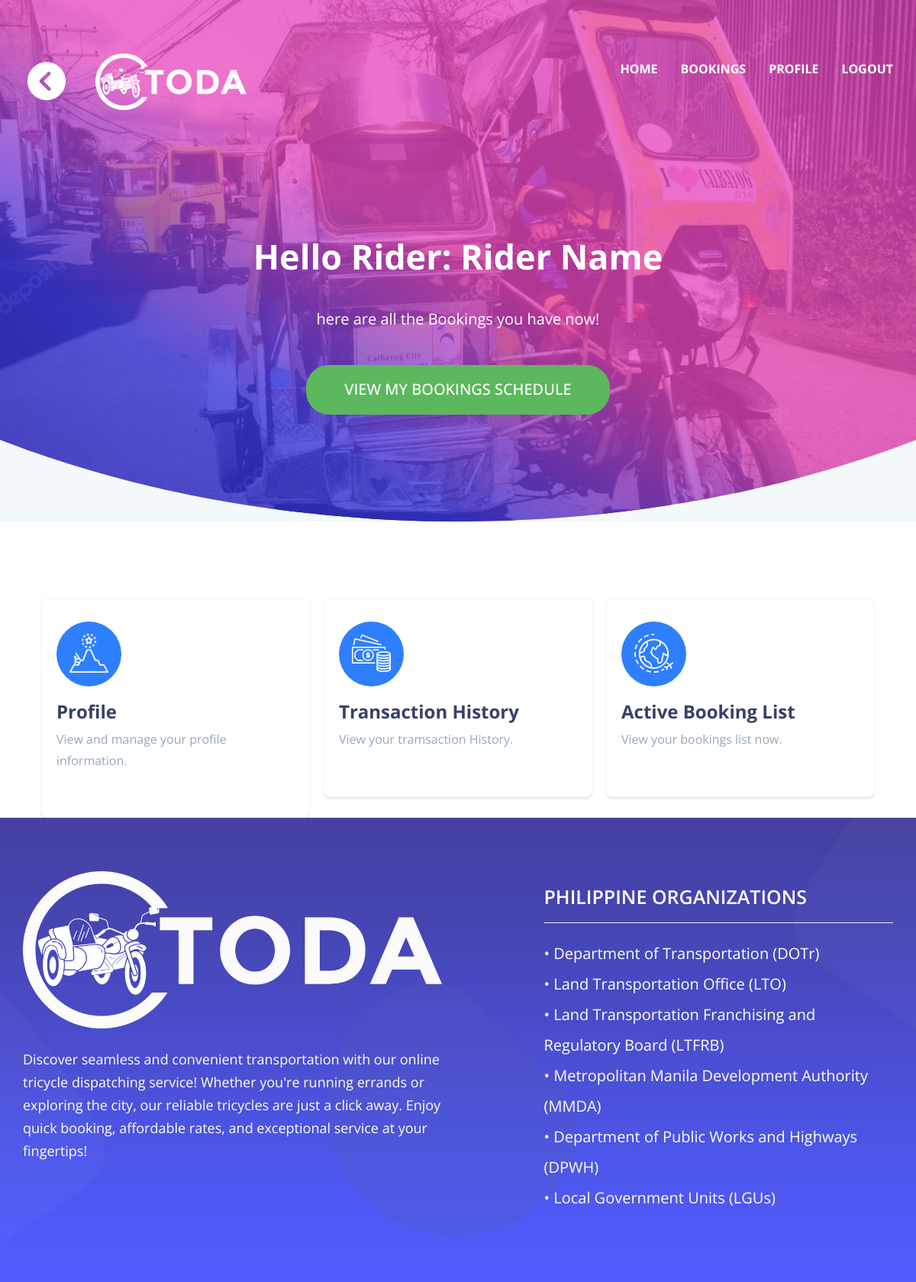
/rider/r-home.php (signed in), run on an earlier commit of the app's database.
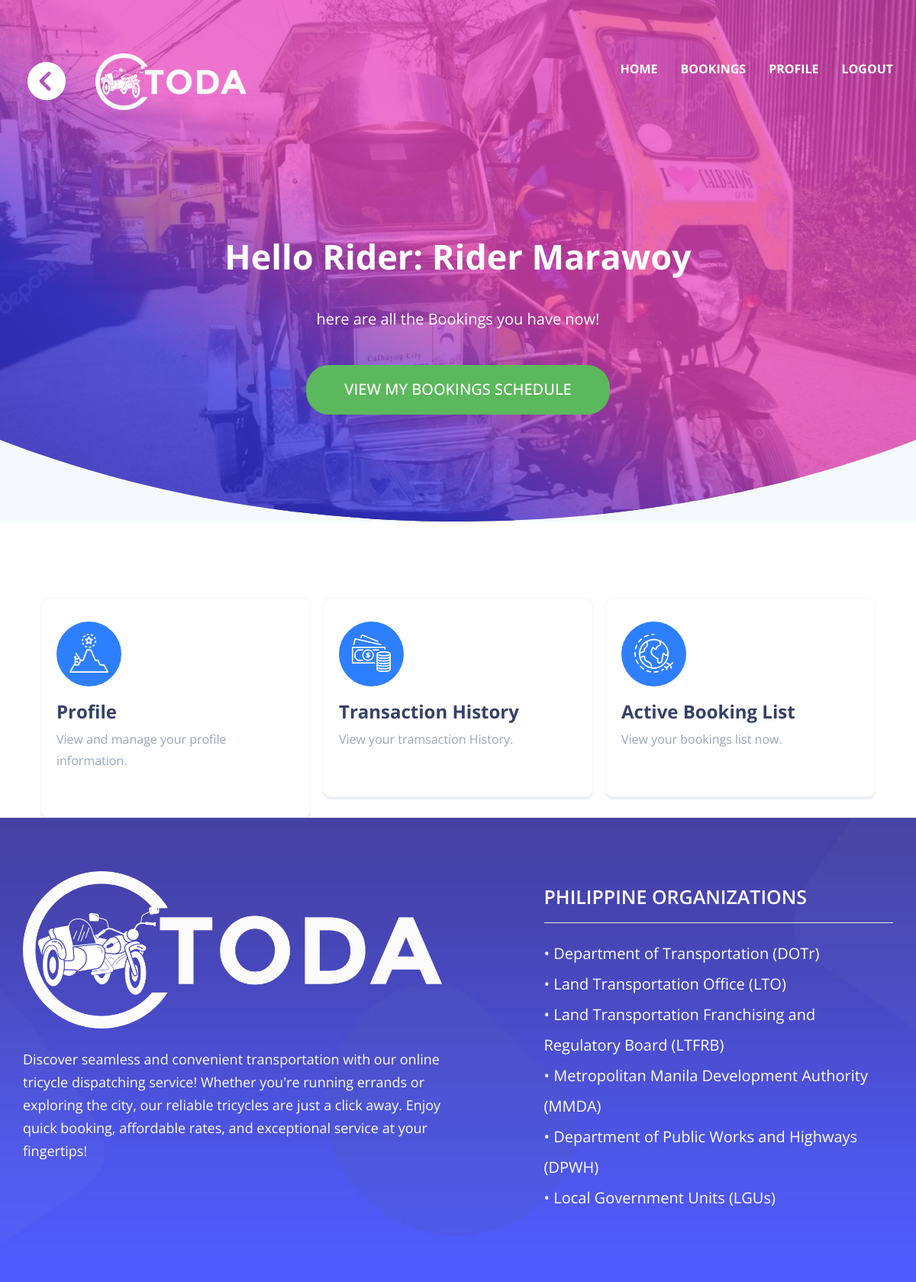
And on a later commit of the database.
### tables this page shows
CREATE TABLE `riders` (
  `rider_id` int(11) NOT NULL,
  `vehicle_number` varchar(20) NOT NULL,
  `license_number` varchar(20) NOT NULL,
  `license_issued_date` date DEFAULT NULL,
  `license_expiry_date` date DEFAULT NULL,
  `rusername` varchar(250) NOT NULL,
  `rpassword` varchar(250) NOT NULL,
  `name` varchar(250) NOT NULL,
  `address` varchar(250) NOT NULL,
  `email` varchar(250) NOT NULL,
  `contact` varchar(250) NOT NULL,
  `status` enum('available','not available') NOT NULL
);

### rider/r-home.php (the view, shortened to what this page needs)
<?php include("conn.php"); ?>
<!DOCTYPE html>
<html lang="en">
<head>
   <link href="assets/css/bootstrap.min.css" rel="stylesheet">
   <link href="assets/vendors/animate/animate.css" rel="stylesheet">
   <link rel="stylesheet" href="assets/vendors/font-awesome/css/font-awesome.min.css">
   <link rel="stylesheet" type="text/css" href="assets/vendors/owl_carousel/owl.carousel.css" media="all">
   <link rel="stylesheet" type="text/css" href="assets/css/style.css" media="all" />
</head>
<body>
   <div class="bg-grediunt">
      <div class="bg-banner-img clip-ellipse">
         <div class="ovrllay">
            <?php include("./nav.php"); ?>
            <section id="banner" class=" mb-90">
               <div class="container ">
                  <div class="row">
                     <div id="banner-text" class="col-md-12 text-c text-center ">
                        <h5 class="wow fadeInUp main-h" data-wow-delay="0.2s">Hello Rider: <?= $row_r['name'] ?> </h5>
                        <p class="banner-text wow fadeInUp main-h3" data-wow-delay="0.8s">here are all the Bookings you have now!</p>
                        <div class="top-banner wow fadeInRight">
                           <a id="#services" href="r-list.php" class="btn btn-success  wow fadeInUp  js-scroll-trigger" data-wow-delay="1s" href="#">View My Bookings Schedule</a>
                        </div>
                     </div>
                  </div>
               </div>
            </section>
         </div>
      </div>
   </div>
   <div id="about" class="back-right-text-c">
   <div class="container">
      <div class="row about_row py-40">
         <a href="r-profile.php">
         <div class="who_we_area col-md-4 col-sm-6 col-4pad wow fadeInUp">
            <div class="service-1">
               <div class="servise-top wow fadeInUp">
                  <img src="assets/images/icone-1.png">
               </div>
               <h2 class="unify">Profile</h2>
               <p class="bottom-s">View and manage your profile information.</p>
            </div>
         </div>
         </a>
         <a href="r-transactions.php">
         <div class="who_we_area col-md-4 col-sm-6 col-4pad wow fadeInUp">
            <div class="service-1">
               <div class="servise-top wow fadeInUp">
                  <img src="assets/images/icone-2.png">
               </div>
               <h2 class="unify"> Transaction History </h2>
               <p class="bottom-s">View your tramsaction History.</p>
            </div>
         </div>
         </a>
         <a href="r-list.php">
         <div class="who_we_area col-md-4 col-sm-6 col-4pad wow fadeInUp">
            <div class="service-1">
               <div class="servise-top wow fadeInUp">
                  <img src="assets/images/icone-3.png">
               </div>
               <h2 class="unify">Active Booking List</h2>
               <p class="bottom-s">View your bookings list now.</p>
            </div>
         </div>
         </a>
      </div>
   </div>
</div>
 <?php include("./footer.php") ?>
</body>
</html>

### rider/nav.php (shortened to what this page needs)
<link rel="stylesheet" href="https://cdnjs.cloudflare.com/ajax/libs/font-awesome/6.5.2/css/all.min.css" />
<nav class="navbar navbar-default header_aera affix-top">
                  <div class="container m-s">
                     <div class="col-md-1 p0">
                     <button onclick="history.back()" style="color: white;border: none; background: none; font-size: 50px;"><i class="fa fa-chevron-circle-left" aria-hidden="tru"></i></button>
                        </div>
                     <div class="col-md-3 p0">
                        <div class="navbar-header">
                           <a class="navbar-brand logo-biss" href="index.php"> <img style="width: 200px;" src="assets/images/logo_img.png"></a>
                        </div>
                     </div>
                     <div class="col-md-8 p0">
                        <div class="collapse navbar-collapse" id="min_navbar">
                          <ul class="nav navbar-nav navbar-right">
                        <li class="dropdown submenu">
                           <a href="index.php" class="">Home</a>
                        </li>
                         <li class="dropdown submenu">
                           <a href="r-list.php" class="">Bookings</a>
                        </li>
                        <?php if(isset($_SESSION["r_id"])){ ?>
                        <li class="dropdown submenu">
                           <a href="r-profile.php" class=""> Profile</a>
                        </li>
                        <li class="dropdown submenu">
                           <a href="r-logout.php" class=""> Logout</a>
                        </li>
                        <?php } ?>
                     </ul>
                        </div>
                     </div>
                  </div>
               </nav>
               <?php
if(!isset($_SESSION["r_id"]) ){
   if (basename($_SERVER['REQUEST_URI']) != "r-register.php") {
   if($_SERVER['REQUEST_URI'] != "/tric-dispatching/rider/r-login.php"){
   echo '<script>alert("Login First! Redirecting to Login page ."); window.location.href = "r-login.php";</script>';}
   }
}
else{
   $sql = "SELECT * FROM riders where rider_id = {$_SESSION["r_id"]}";
$result = $conn->query($sql);
$row_r = $result->fetch_assoc();
}
?>

### rider/footer.php
<div class="our_footer_area">
      <div class="book_now_aera ">
         <div class="container wow fadeInUp">
            <div class="row book_now">
               <div class="col-md-6">
                  <div class="">
                     <a class=" logo-biss" href="index.php"> <img src="assets/images/logo_img.png"></a>
                  </div>
                  <p class="footer-h">Discover seamless and convenient transportation with our online tricycle dispatching service! Whether you're running errands or exploring the city, our reliable tricycles are just a click away. Enjoy quick booking, affordable rates, and exceptional service at your fingertips!</p>
               </div>
               <div class="col-md-1 ">
               </div>
               <div class="col-md-5">
                  <h2 class="footer-top">PHILIPPINE ORGANIZATIONS</h2>
                  <hr>
                  <ul class="footer-menu">
                     <li><a href="">• Department of Transportation (DOTr) </a></li>
                     <li><a href="">• Land Transportation Office (LTO) </a></li>
                     <li><a href="">• Land Transportation Franchising and Regulatory Board (LTFRB) </a></li>
                     <li><a href="">• Metropolitan Manila Development Authority (MMDA) </a></li>
                     <li><a href="">• Department of Public Works and Highways (DPWH) </a></li>
                     <li><a href="">• Local Government Units (LGUs) </a></li>
                  </ul>
               </div>
            </div>
         </div>
      </div>
   </div>

### rider/assets/css/style.css (style rules this page uses)
.btn { padding: 18px 50px; font-size: 20px; font-weight: 500; border-radius: 30px; display: inline-block; border: 0; text-transform: uppercase; position: relative; z-index: 2; text-decoration: none !important; }
a:before, a:after, .btn:before, .btn:after, button:before, button:after { transition: all 300ms linear 0s; }
a { color: #fff !important; text-decoration: none !important; }
.p0 { padding: 0; }
body { font-family: 'Open Sans', sans-serif; }
body p { font-family: 'Open Sans', sans-serif; line-height: 26px; color: #555555; font-size: 16px; margin: 0; }
a, .btn, button { outline: none; transition: all 300ms linear 0s; }
.h1, .h2, .h3, .h4, .h5, .h6, h1, h2, h3, h4, h5, h6 { font-weight: 700; }
ul li { line-height: 30px; }
.header_aera { background:no-repeat !important; border-radius: 0; border: 0; margin: 0; padding: 70px 0px; width: 100%; z-index: 9999; top: 0; }
.header_aera .navbar-header .navbar-brand { padding-top:0px !important; }
.header_aera .navbar-header .navbar-brand img { max-width: 100%; }
.header_aera .navbar-collapse .navbar-nav.navbar-right li a { text-transform: uppercase; padding: 0; font-family: 'Open Sans', sans-serif; padding-left: 30px; color: #fff !important; font-size: 16px; font-weight: 700; }
.bg-banner-img { background: rgba(255,255,255,0); background-image: url(../images/banner-img.jpg); background-repeat: no-repeat; background-position: center bottom; -webkit-background-size: cover; -moz-background-size: cover; -o-background-size: cover; background-size: cover; }
.clip-ellipse { clip-path: ellipse(95% 100% at top); -webkit-clip-path: ellipse(93% 100% at top); }
.mb-90 { padding-bottom:140px; }
.ovrllay { position: relative; left: 0; top: 0; bottom: 0; width: 100%; height: 100%; right: 0; background-image: linear-gradient(to right top ,#2725b9d4,#3a39dcd1,#e748bec2 ,#e748bec9 ,#e748beb5)!important; }
img { vertical-align: middle; max-width: 100%; }
.banner-text { text-align: center; font-size: 20px; color: #fff; line-height: 40px; }
.servise-top { text-align: center; visibility: visible; animation-name: fadeInUp; background: #2e7ffe; width: 85px; line-height: 80px; height: 85px; margin-bottom: 20px; border-radius: 50%; }
.unify { font-weight: 700; font-size: 24px; text-align: left; margin: 10px 0; color: #364167; }
.bottom-s { font-size: 16px; line-height:1.7em; color: #97a6b9; margin-bottom:30px; }
.col-4pad { padding-right: 0.8rem !important; padding-left: 0.8rem !important; }
.service-1 { border: 1px solid rgba(90,122,190,0.08); box-shadow: 0 3px 0 0 rgba(90,122,190,0.12); padding: 30px 15px 30px 20px; border-radius: 10px; transition-duration: 1s; }
.about_row { margin-top:100px; }
.py-40 { padding:0px 30px ; }
.bg-grediunt { background: #f4f9fb!important; background-image: linear-gradient(to right bottom,#f4f9fb,#f4f9fb,#f4f9fb,#f4f9fb,#f4f9fb)!important; }
.button-n, a { text-decoration: none!important color:#fff !important; }
.logo-biss { color: #fff !important; font-size: 30px; font-weight: 700; }
section { padding: 70px 0px; }
.main-h { font-size: 45px; line-height: 1; color: #fff; text-align: center; font-weight: bold; text-transform: capitalize; margin: 30px 0 40px; -webkit-animation-delay: 150ms; animation-delay: 150ms; visibility: visible; }
.main-h3 { visibility: visible; animation-name:fadeInUp; }
.top-banner { margin-top: 40px; }
.our_footer_area { background-image: url(../images/footer-img.jpg); padding-top:70px; padding-bottom: 90px; background-repeat: no-repeat; background-position: center top; -webkit-background-size: cover; -moz-background-size: cover; -o-background-size: cover; background-size: cover; }
.footer-h { font-size: 18px; color: #fff; line-height: 30px; margin-top: 25px; }
.footer-top { font-size: 25px; color: #fff; font-weight: 600; margin-bottom: 20px; }
.footer-menu { padding:0px; margin:0px; }
.footer-menu li { font-size: 20px; list-style-type: none; line-height: 40px; color: #fff; }
img { max-width: 100%; height: auto; }
ul { list-style: outside none none; margin: 0; padding: 0; }
@media (min-width: 767px) { .navbar-brand { padding: 25px 15px !important; } }

What changed in the data, as far as the page shows it:
changed riders: name "Rider Name" → "Rider Marawoy"
